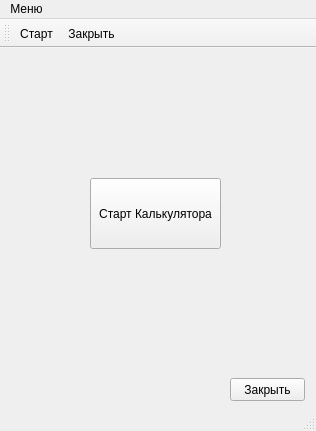
<?xml version="1.0" encoding="UTF-8"?>
<ui version="4.0">
 <class>MainWindow</class>
 <widget class="QMainWindow" name="MainWindow">
  <property name="geometry">
   <rect>
    <x>0</x>
    <y>0</y>
    <width>316</width>
    <height>431</height>
   </rect>
  </property>
  <property name="windowTitle">
   <string>Главное окно</string>
  </property>
  <widget class="QWidget" name="centralWidget">
   <widget class="QPushButton" name="Start">
    <property name="geometry">
     <rect>
      <x>90</x>
      <y>130</y>
      <width>131</width>
      <height>71</height>
     </rect>
    </property>
    <property name="text">
     <string>Старт Калькулятора</string>
    </property>
   </widget>
   <widget class="QPushButton" name="Close">
    <property name="geometry">
     <rect>
      <x>230</x>
      <y>330</y>
      <width>75</width>
      <height>23</height>
     </rect>
    </property>
    <property name="text">
     <string>Закрыть</string>
    </property>
   </widget>
  </widget>
  <widget class="QMenuBar" name="menuBar">
   <property name="geometry">
    <rect>
     <x>0</x>
     <y>0</y>
     <width>316</width>
     <height>21</height>
    </rect>
   </property>
   <widget class="QMenu" name="menu">
    <property name="title">
     <string>Меню</string>
    </property>
    <addaction name="StartMenu"/>
    <addaction name="CloseMenu"/>
   </widget>
   <addaction name="menu"/>
  </widget>
  <widget class="QToolBar" name="mainToolBar">
   <attribute name="toolBarArea">
    <enum>TopToolBarArea</enum>
   </attribute>
   <attribute name="toolBarBreak">
    <bool>false</bool>
   </attribute>
   <addaction name="StartMenu"/>
   <addaction name="CloseMenu"/>
  </widget>
  <widget class="QStatusBar" name="statusBar"/>
  <action name="StartMenu">
   <property name="text">
    <string>Старт</string>
   </property>
   <property name="toolTip">
    <string>Старт Калькулятора</string>
   </property>
   <property name="shortcut">
    <string>Ctrl+S</string>
   </property>
  </action>
  <action name="CloseMenu">
   <property name="text">
    <string>Закрыть</string>
   </property>
   <property name="toolTip">
    <string>Закрыть Окно</string>
   </property>
   <property name="shortcut">
    <string>Ctrl+X</string>
   </property>
  </action>
 </widget>
 <layoutdefault spacing="6" margin="11"/>
 <resources/>
 <connections/>
</ui>
